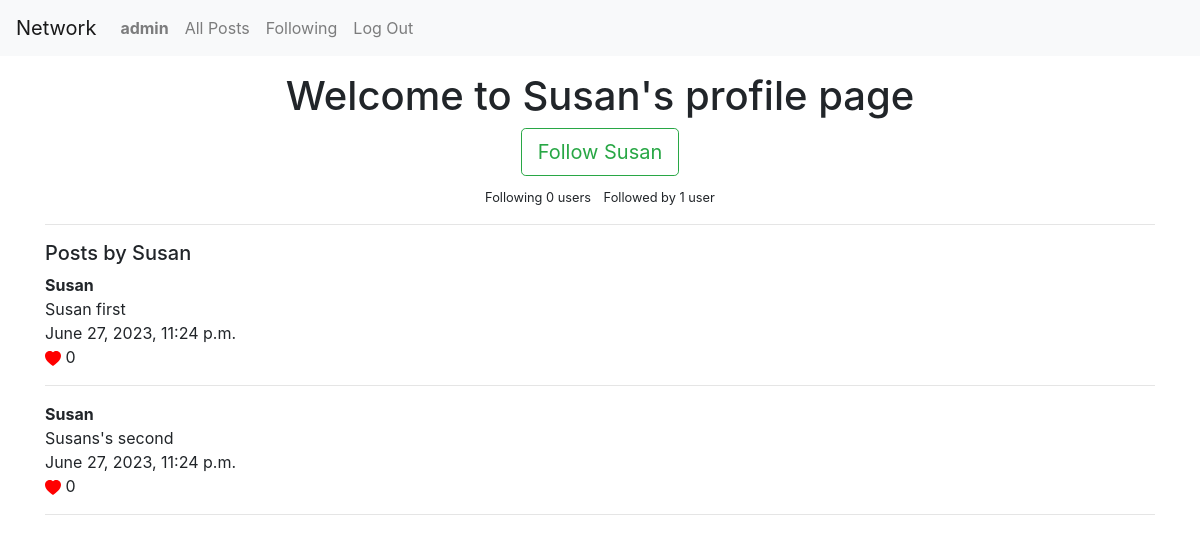
/profile/1 (signed in), run on the app's committed database.
### network/models.py (models this page shows, shortened)
class User(AbstractUser):
    pass

class Profile(models.Model):
    user = models.OneToOneField(User, on_delete=models.CASCADE)
    follows = models.ManyToManyField('self', related_name="followed_by", symmetrical=False, blank=True)
    def create_profile(sender, instance, created, **kwargs):
        if created:
            user_profile = Profile(user=instance)
            user_profile.save()
    post_save.connect(create_profile, sender=User)

class Post(models.Model):
    content = models.TextField(verbose_name='')
    user = models.ForeignKey(User, on_delete=models.CASCADE)
    comment = models.ForeignKey(Comment, on_delete=models.CASCADE, blank=True, null=True)
    pub_date = models.DateTimeField(auto_now_add=True)
    likes = models.ManyToManyField(User, related_name="post_like", blank=True)

### network/views.py (the view, shortened to what this page needs)
# urls.py: path('profile/<int:id>', views.profile, name='profile'),
def profile(request, id):
    if request.user.is_authenticated:
        try:
            profile = Profile.objects.get(id=id)
        except (KeyError, Profile.DoesNotExist):
            return render(request, "network/profile.html", {"error_message":"Error"})
        else:
            user_posts = profile.user.post_set.all()
            following = profile.follows.all()
        return render(request, "network/profile.html", {'profile': profile, 'user_posts': user_posts})

### network/templates/network/profile.html (shortened to what this page needs)
{% extends "network/layout.html" %}
{% load crispy_forms_tags %}
{% block body %}
<div class="container">
    {% if profile %}
        {% if request.user.profile == profile %}
            <h1 class="text-center mt-3">Welcome to your profile page</h1>
        {% else %}
            <h1 class="text-center mt-3">Welcome to {{ profile.user.username }}'s profile page</h1>
            <form method="POST" class="my-2">
                <div class="col text-center">
                {% if profile in request.user.profile.follows.all %}
                <button class="btn btn-outline-danger btn-lg" type="submit" name="follow" value="unfollow">Unfollow {{ profile.user}}</button>
                {% else %}
                <button class="btn btn-outline-success btn-lg" type="submit" name="follow" value="follow">Follow {{ profile.user}}</button>
                {% endif %}
                </div>
            </form>
        {% endif %}
        <div class="text-center">
            <small class="mx-1">Following {{ profile.follows.count }} user{{ profile.follows.count|pluralize}}</small>
            <small class='mx-1'>Followed by {{ profile.followed_by.count }} user{{ profile.followed_by.count|pluralize }}</small>
        </div>
        <hr>
        {% if user_posts %}
            <p class="h5 my-2">Posts by {{ profile.user.username | capfirst}}</p>
            {% for post in user_posts %}
                <p class="m-0 font-weight-bolder">{{ post.user.username }}</p>
                <p class="m-0">{{ post.content }}</p>
                <p class="m-0">{{ post.pub_date }}</p>
                <a href="#" class="m-0">
                    <svg  xmlns="http://www.w3.org/2000/svg" width="16" height="16" fill="red" class="bi bi-heart-fill" viewBox="0 0 16 16">
                        <path fill-rule="evenodd" d="M8 1.314C12.438-3.248 23.534 4.735 8 15-7.534 4.736 3.562-3.248 8 1.314z"/>
                    </svg>
                </a>{{ post.likes.count }}
                <hr>
                {% endfor %}
        {% else %}
            <p class="h5 my-2">{{ profile.user.username|capfirst }} has no posts</p>
        {% endif %}
    {% else %}
        <h1>Profile Does not exist </h1>
        <a class="btn btn-primary btn-lg" href="{% url 'login' %}">Login</a> or <a class="btn btn-primary btn-lg" href="{% url 'register' %}">Register</a>
    {% endif %}
</div>
{% endblock %}

### network/templates/network/layout.html (shortened to what this page needs)
{% load static %}
<!DOCTYPE html>
<html lang="en">
    <head>
        <link rel="stylesheet" href="https://stackpath.bootstrapcdn.com/bootstrap/4.4.1/css/bootstrap.min.css">
        <link href="{% static 'network/styles.css' %}" rel="stylesheet">
    </head>
    <body>
        <nav class="navbar navbar-expand-lg navbar-light bg-light">
            <a class="navbar-brand" href="#">Network</a>
            <div>
              <ul class="navbar-nav mr-auto">
                {% if user.is_authenticated %}
                    <li class="nav-item">
                        <a class="nav-link" href="#"><strong>{{ user.username }}</strong></a>
                    </li>
                {% endif %}
                <li class="nav-item">
                  <a class="nav-link" href="{% url 'index' %}">All Posts</a>
                </li>
                {% if user.is_authenticated %}
                    <li class="nav-item">
                        <a class="nav-link" href="{% url 'following' %}">Following</a>
                    </li>
                    <li class="nav-item">
                        <a class="nav-link" href="{% url 'logout' %}">Log Out</a>
                    </li>
                {% endif %}
              </ul>
            </div>
          </nav>
        <div class="body">
            {% block body %}
            {% endblock %}
        </div>
    </body>
</html>

### data on the page
User: username "admin"
Profile: user.username "Susan", user "Susan", follows.count "0", followed_by.count "1"
Post: user.username "Susan", content "Susan first", pub_date "June 27, 2023, 11:24 p.m.", likes.count "0"
Post: user.username "Susan", content "Susans's second", pub_date "June 27, 2023, 11:24 p.m.", likes.count "0"
